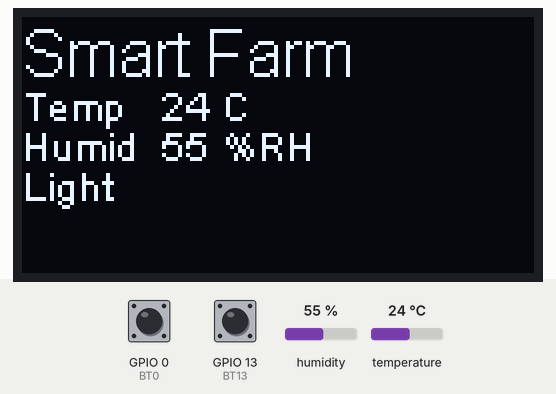
Bench run of a sketch on a simulated ESP8266 (NodeMCU). On the bench: 128×64 one-colour display. Inputs (shaded band) come from the test bench; at power-on: GPIO 13 (BT13) HIGH, GPIO 0 (BT0) HIGH, humidity 55 %, temperature 24 °C. What the sketch prints to the serial monitor is not drawn.

Above: at 1.2 s.
1.3 s: GPIO 13 (BT13) pulled LOW for 3.2 s
At 5.8 s:
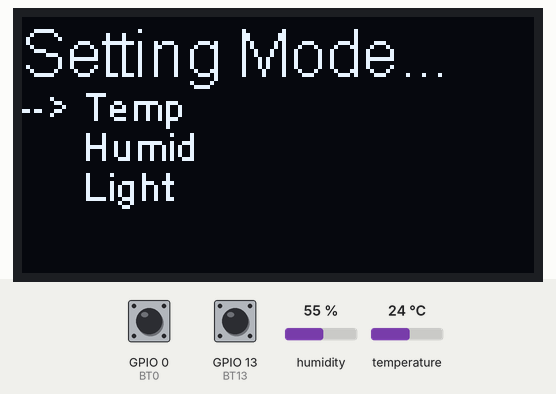
6.2 s: GPIO 13 (BT13) pulled LOW for 3.2 s
At 11.8 s:
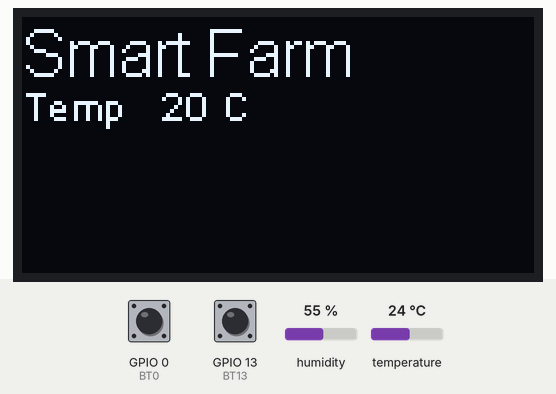
12.1 s: GPIO 0 (BT0) pulled LOW for 3.2 s
At 12.52 s:
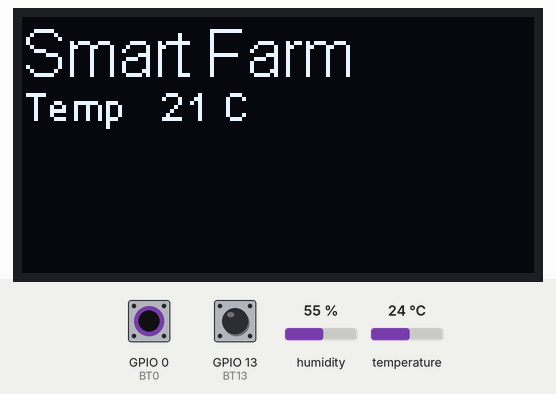
16.8 s: GPIO 0 (BT0) pulled LOW for 0.15 s
At 17.2 s:
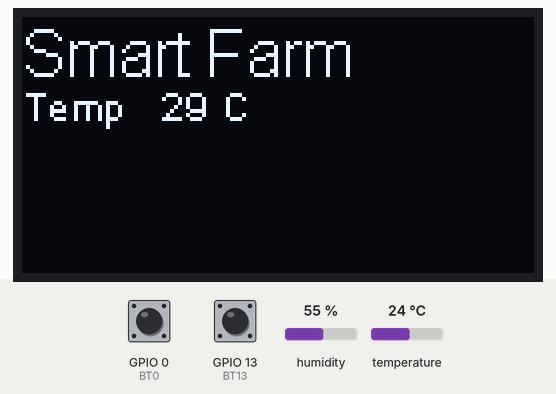
Timing chart, 0 to 19.4 s (numbered marks = the images above; inputs shaded):
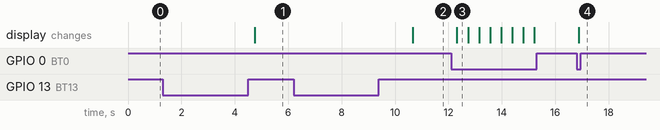

Measured:
- after the input at 1.3 s, the display: changes after 3.5 s (image 1)
- after the input at 6.2 s, the display: changes after 4.5 s (image 2)
- after the input at 12.1 s, the display: changes after 0.22 s (image 3)
- after the input at 16.8 s, the display: changes after 0.08 s (image 4)
- what the display in image 3 shows lasts 0.4 s, from 12.3 s to 12.7 s

The sketch:

EspOledSelect.ino
```cpp
#include <Wire.h>
#include "SSD1306.h"
#include "DHT.h"

SSD1306  display(0x3c, 4, 5);

#define DHTPIN 12
#define DHTTYPE DHT11
DHT dht(DHTPIN, DHTTYPE);

#define BT0  0
#define BT13 13


unsigned long previousMillis = 0;

int bt0Read = 0;
int bt13Read = 0;
int count = 1;
int modeRun = 0;
boolean statBT = false;

int t = 0, h = 0;
int tmpCount = 20, hmdCount = 50;

void setup() {
  Serial.begin(9600);

  pinMode(BT0, INPUT_PULLUP);
  pinMode(BT13, INPUT_PULLUP);

  dht.begin();

  display.init();
  display.flipScreenVertically();
  display.setFont(ArialMT_Plain_10);
}

void loop() {
  Serial.println("Main loop");

  if (digitalRead(BT13) == 0) {
    previousMillis = millis();
  }

  while (digitalRead(BT13) == 0) {
    unsigned long currentMillis = millis();
    if (currentMillis - previousMillis >= 1500) {
      previousMillis = currentMillis;
      modeRun = 1;
    }
  }

  t = dht.readTemperature();
  h = dht.readHumidity();

  display.clear();
  display.setTextAlignment(TEXT_ALIGN_LEFT);
  display.setFont(ArialMT_Plain_16);
  display.drawString(0, 0, "Smart Farm");
  display.setFont(ArialMT_Plain_10);
  display.drawString(0, 16, "Temp");
  display.drawString(35, 16, String(t));
  display.drawString(50, 16, "C");
  display.drawString(0, 26, "Humid");
  display.drawString(35, 26, String(h));
  display.drawString(50, 26, "%RH");
  display.drawString(0, 36, "Light");
  display.display();
  delay(200);


  while (modeRun == 1) {
    mode1();
  }
  while (modeRun == 2) {
    mode2();
  }
  while (modeRun == 3) {
    mode3();
  }
}


//  if (digitalRead(BT0) == 0 && statBT == false) {
//    Serial.print("active ");
//    statBT = true;
//    previousMillis = millis();
//  }
//
//  if (digitalRead(BT0) == 1) {
//    statBT = false;
//  }
//
//  if (digitalRead(BT0) == 0 && statBT == true) {
//    unsigned long currentMillis = millis();
//    if (currentMillis - previousMillis >= 3000) {
//      previousMillis = currentMillis;
//      statBT = false;
//      modeRun = 2;
//    }
//  }
```

setHumid.ino
```cpp
void mode3() {
  Serial.println("set Humid avarible");
  delay(200);

//   hmdCount

  display.clear();
  display.setTextAlignment(TEXT_ALIGN_LEFT);
  display.setFont(ArialMT_Plain_16);
  display.drawString(0, 0, "Smart Farm");
  display.setFont(ArialMT_Plain_10);
  display.drawString(0, 16, "Temp");
  display.drawString(35, 16, String(t));
  display.drawString(50, 16, "C");
  display.drawString(0, 26, "Humid");
  display.drawString(35, 26, String(h));
  display.drawString(50, 26, "%RH");
  display.drawString(0, 36, "Light");
  display.display();
  delay(200);
}
```

setTemp.ino
```cpp
void mode2() {
  Serial.println("set Temp avarible");
  delay(200);

  if (digitalRead(BT0) == 0) {
    tmpCount += 1;
  }

  if (tmpCount > 30) {
    tmpCount = 20;
  }


  display.clear();
  display.setTextAlignment(TEXT_ALIGN_LEFT);
  display.setFont(ArialMT_Plain_16);
  display.drawString(0, 0, "Smart Farm");
  display.setFont(ArialMT_Plain_10);
  display.drawString(0, 16, "Temp");
  display.drawString(35, 16, String(tmpCount));
  display.drawString(50, 16, "C");
  display.display();
  delay(200);

  if (digitalRead(BT13) == 0) {
    previousMillis = millis();
  }

  while (digitalRead(BT13) == 0) {
    unsigned long currentMillis = millis();
    if (currentMillis - previousMillis >= 1500) {
      previousMillis = currentMillis;
      modeRun = 0;
    }
  }
}
```

settingMode.ino
```cpp
void mode1() {
  if (digitalRead(BT13) == 0) {
    previousMillis = millis();
  }

  while (digitalRead(BT13) == 0) {
    unsigned long currentMillis = millis();
    if (currentMillis - previousMillis >= 2000 && count == 1) {
      previousMillis = currentMillis;
      modeRun = 2;
      Serial.println("setting temp");
      delay(2000);
    }
    if (currentMillis - previousMillis >= 2000 && count == 2) {
      previousMillis = currentMillis;
      modeRun = 3;
      Serial.println("setting humid");
      delay(2000);
    }
  }


  if (digitalRead(BT0) == 0) {
    count += 1;
  }

  if (count > 2) {
    count = 1;
  }

  if (count == 1) {
    display.clear();
    display.setTextAlignment(TEXT_ALIGN_LEFT);
    display.setFont(ArialMT_Plain_16);
    display.drawString(0, 0, "Setting Mode...");
    display.setFont(ArialMT_Plain_10);
    display.drawString(0, 16, "--> Temp");
    display.drawString(0, 26, "     Humid");
    display.drawString(0, 36, "     Light");
    display.display();
  }

  if (count == 2) {
    display.clear();
    display.setTextAlignment(TEXT_ALIGN_LEFT);
    display.setFont(ArialMT_Plain_16);
    display.drawString(0, 0, "Setting Mode...");
    display.setFont(ArialMT_Plain_10);
    display.drawString(0, 16, "     Temp");
    display.drawString(0, 26, "--> Humid");
    display.drawString(0, 36, "     Light");
    display.display();
  }
  delay(200);

//  if (count == 2) {
//    display.clear();
//    display.setTextAlignment(TEXT_ALIGN_LEFT);
//    display.setFont(ArialMT_Plain_16);
//    display.drawString(0, 0, "Setting Mode...");
//    display.setFont(ArialMT_Plain_10);
//    display.drawString(0, 16, "     Temp");
//    display.drawString(0, 26, "     Humid");
//    display.drawString(0, 36, "--> Light");
//    display.display();
//  }
}

  //  if (digitalRead(BT13) == 0 && statBT == false) {
  //    Serial.print("active ");
  //    statBT = true;
  //    previousMillis = millis();
  //  }
  //
  //  if (digitalRead(BT13) == 1) {
  //    statBT = false;
  //  }
  //
  //  if (digitalRead(BT13) == 0 && statBT == true) {
  //    unsigned long currentMillis = millis();
  //    if (currentMillis - previousMillis >= 3000) {
  //      previousMillis = currentMillis;
  //      statBT = false;
  //      modeRun = 0;
  //    }
  //  }
```
